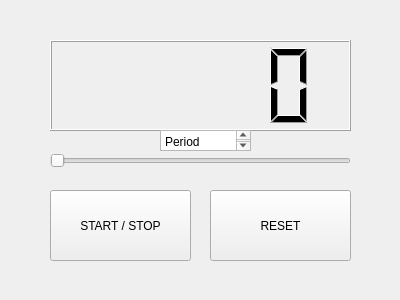
<?xml version="1.0" encoding="UTF-8"?>
<ui version="4.0">
 <class>Counter</class>
 <widget class="QWidget" name="Counter">
  <property name="geometry">
   <rect>
    <x>0</x>
    <y>0</y>
    <width>400</width>
    <height>300</height>
   </rect>
  </property>
  <property name="windowTitle">
   <string>Counter</string>
  </property>
  <widget class="QPushButton" name="button">
   <property name="geometry">
    <rect>
     <x>50</x>
     <y>190</y>
     <width>141</width>
     <height>71</height>
    </rect>
   </property>
   <property name="text">
    <string>START / STOP</string>
   </property>
  </widget>
  <widget class="QLCDNumber" name="lcdNumber">
   <property name="geometry">
    <rect>
     <x>50</x>
     <y>40</y>
     <width>301</width>
     <height>91</height>
    </rect>
   </property>
  </widget>
  <widget class="QPushButton" name="button_2">
   <property name="geometry">
    <rect>
     <x>210</x>
     <y>190</y>
     <width>141</width>
     <height>71</height>
    </rect>
   </property>
   <property name="text">
    <string>RESET</string>
   </property>
  </widget>
  <widget class="QSlider" name="horizontalSlider">
   <property name="geometry">
    <rect>
     <x>50</x>
     <y>130</y>
     <width>301</width>
     <height>61</height>
    </rect>
   </property>
   <property name="orientation">
    <enum>Qt::Horizontal</enum>
   </property>
  </widget>
  <widget class="QPlainTextEdit" name="plainTextEdit">
   <property name="geometry">
    <rect>
     <x>160</x>
     <y>130</y>
     <width>91</width>
     <height>21</height>
    </rect>
   </property>
   <property name="plainText">
    <string>Period Slider</string>
   </property>
  </widget>
 </widget>
 <resources/>
 <connections/>
</ui>
